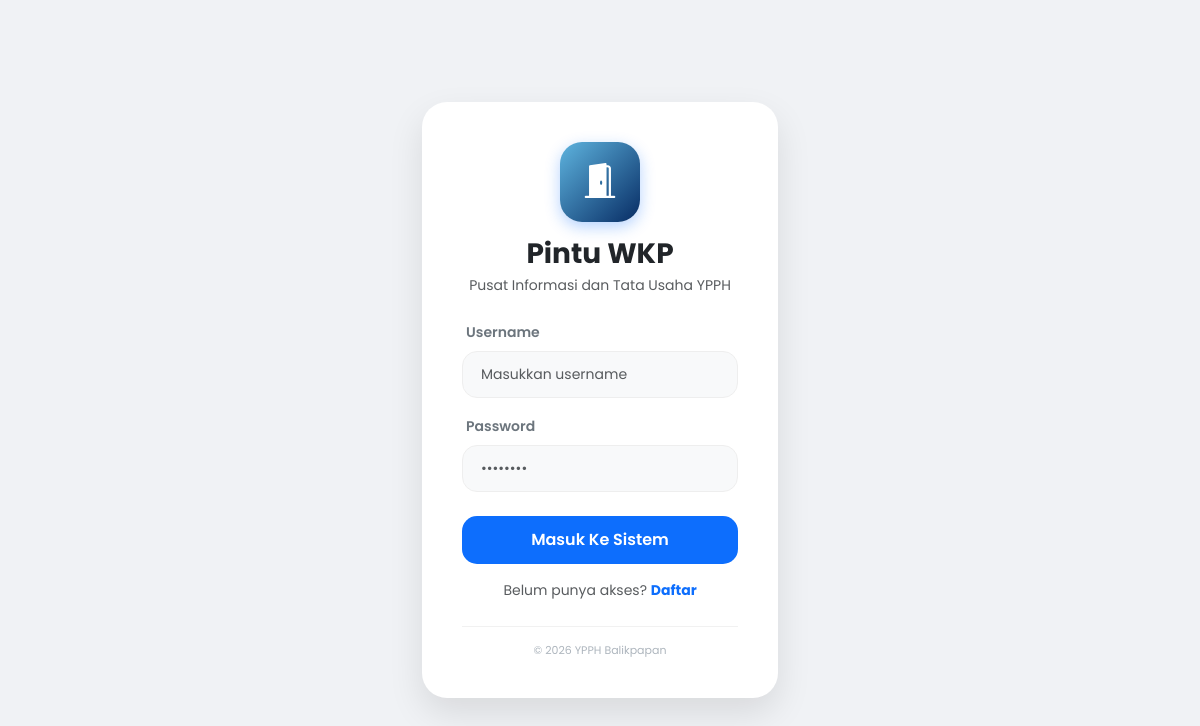
The page /login.php on the database its author committed.
### tables this page shows
CREATE TABLE `pengaturan` (
  `id` int NOT NULL,
  `nama_sistem` varchar(100) NOT NULL,
  `deskripsi` text,
  `logo` varchar(255) DEFAULT NULL,
  `favicon` varchar(255) DEFAULT NULL,
  `kontak_admin` varchar(50) DEFAULT NULL,
  `alamat_kantor` text,
  `copyright` varchar(100) DEFAULT NULL,
  `tahun_sistem` varchar(10) DEFAULT NULL
);

### config/koneksi.php (called while the page is built, shortened)
<?php
$host = "localhost";
$user = "root";
$pass = "";
$db   = "pintuwkp";
$koneksi = mysqli_connect($host, $user, $pass, $db);
$set = mysqli_query($koneksi, "SELECT * FROM pengaturan WHERE id = 1");
$sett = mysqli_fetch_array($set);

### login.php (the view, shortened to what this page needs)
<?php
include 'config/koneksi.php';
?>
<!DOCTYPE html>
<html lang="id">
<head>
    <link href="https://cdn.jsdelivr.net/npm/bootstrap@5.3.0/dist/css/bootstrap.min.css" rel="stylesheet">
    <link rel="stylesheet" href="https://cdn.jsdelivr.net/npm/bootstrap-icons@1.11.1/font/bootstrap-icons.css">
</head>
<body>
<div class="container">
    <div class="row justify-content-center">
        <div class="col-11 col-sm-8 col-md-5 col-lg-4">
            <div class="card login-card p-3 p-md-4">
                <div class="card-body text-center">
                    <div class="brand-logo">
                        <?php if (!empty($sett['logo']) && file_exists('assets/img/'.$sett['logo'])): ?>
                            <img src="assets/img/<?php echo $sett['logo']; ?>" alt="Logo">
                        <?php else: ?>
                            <i class="bi bi-door-open-fill"></i>
                        <?php endif; ?>
                    </div>
                    <h3 class="fw-bold mb-1"><?php echo htmlspecialchars($sett['nama_sistem']); ?></h3>
                    <p class="text-muted small mb-4"><?php echo htmlspecialchars($sett['deskripsi']); ?></p>
                    <form method="post" class="text-start">
                        <div class="mb-3">
                            <label class="form-label small fw-semibold text-secondary ms-1">Username</label>
                            <input type="text" name="username" class="form-control" placeholder="Masukkan username" required>
                        </div>
                        <div class="mb-4">
                            <label class="form-label small fw-semibold text-secondary ms-1">Password</label>
                            <input type="password" name="password" class="form-control" placeholder="••••••••" required>
                        </div>
                        <button type="submit" name="login" class="btn btn-primary btn-login w-100 mb-3">Masuk Ke Sistem</button>
                    </form>
                    <div class="text-center">
                        <p class="small text-muted mb-0">Belum punya akses? <a href="register.php" class="text-decoration-none fw-bold">Daftar</a></p>
                    </div>
                    <div class="text-center copyright-text">
                        &copy; <?php echo $sett['tahun_sistem']; ?> <?php echo htmlspecialchars($sett['copyright']); ?>
                    </div>
                </div>
            </div>
        </div>
    </div>
</div>
</body>
</html>

### login.php (style rules this page uses)
body { font-family: 'Poppins', sans-serif; background-color: #f0f2f5; height: 100vh; display: flex; align-items: center; }
.login-card { border: none; border-radius: 25px; box-shadow: 0 15px 35px rgba(0,0,0,0.1); overflow: hidden; }
.brand-logo { width: 80px; height: 80px; background: linear-gradient(135deg, #5eb4df, #072c64); color: white; border-radius: 22px; display: flex; align-items: center; justify-content: center; font-size: 35px; margin: 0 auto 15px; box-shadow: 0 5px 15px rgba(13, 110, 253, 0.3); overflow: hidden; }
.form-control { border-radius: 15px; padding: 12px 18px; background-color: #f8f9fa; border: 1px solid #eee; font-size: 14px; }
.btn-login { border-radius: 15px; padding: 12px; font-weight: 600; background: linear-gradient(135deg, #0d6efd, #0d6efd); border: none; transition: all 0.3s; color: white; }
.copyright-text { font-size: 11px; color: #adb5bd; margin-top: 25px; border-top: 1px solid #f1f1f1; padding-top: 15px; }

### rows shown on the page
pengaturan: nama_sistem "Pintu WKP", deskripsi "Pusat Informasi dan Tata Usaha YPPH", tahun_sistem "2026", copyright "YPPH Balikpapan"
